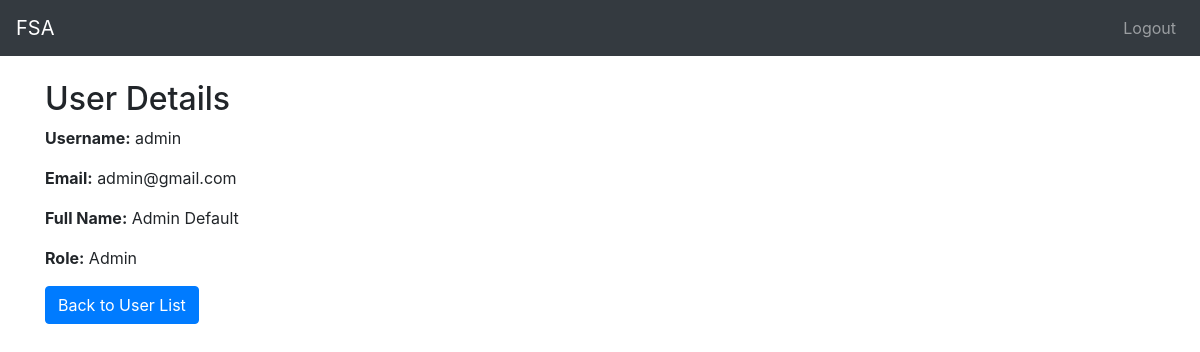
Screenshot of /user/users/1/ (signed in) with the database file from the repository.
### user/models.py (models this page shows, shortened)
class User(AbstractUser):
    full_name = models.CharField(max_length=255, blank=True, null=True)
    role = models.ForeignKey(Role, on_delete=models.SET_NULL, null=True, blank=True)

### role/models.py (models this page shows)
class Role(models.Model):
    role_name = models.CharField(max_length=255)
    def __str__(self):
        return self.role_name

### user/views.py (the view)
# urls.py: path('users/<int:pk>/', views.user_detail, name='user_detail'),
@login_required
@user_passes_test(block_student)
def user_detail(request, pk):
    user = get_object_or_404(User, pk=pk)
    return render(request, 'user_detail.html', {'user': user})

### main/utils/block.py (called while the page is built)
def block_student(user):
    return user.role.role_name != 'Student'

### user/templates/user_detail.html (shortened to what this page needs)
{% extends 'base.html' %}
{% block content %}
<div class="container mt-4">
    <h2>User Details</h2>
    <p><strong>Username:</strong> {{ user.username }}</p>
    <p><strong>Email:</strong> {{ user.email }}</p>
    <p><strong>Full Name:</strong> {{ user.full_name }}</p>
    <p><strong>Role:</strong> {{ user.role }}</p>
    <a href="{% url 'user:user_list' %}" class="btn btn-primary">Back to User List</a>
</div>
{% endblock %}

### rows the page displays
User: username "admin", email "admin@gmail.com", full_name "Admin Default", role "Admin"
